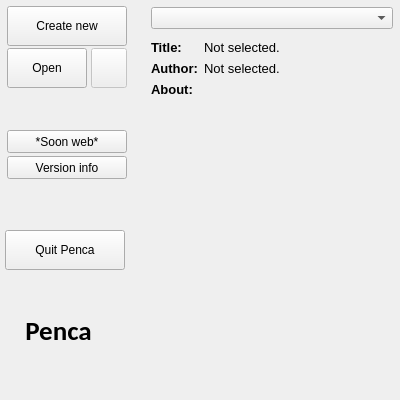
<?xml version="1.0" encoding="UTF-8"?>
<ui version="4.0">
 <class>MainWindow</class>
 <widget class="QWidget" name="MainWindow">
  <property name="windowModality">
   <enum>Qt::WindowModal</enum>
  </property>
  <property name="geometry">
   <rect>
    <x>0</x>
    <y>0</y>
    <width>400</width>
    <height>400</height>
   </rect>
  </property>
  <property name="minimumSize">
   <size>
    <width>400</width>
    <height>400</height>
   </size>
  </property>
  <property name="maximumSize">
   <size>
    <width>400</width>
    <height>600</height>
   </size>
  </property>
  <property name="windowTitle">
   <string>Welcome!</string>
  </property>
  <property name="windowIcon">
   <iconset>
    <normaloff>:/icons/HI_Pencil.png</normaloff>:/icons/HI_Pencil.png</iconset>
  </property>
  <property name="styleSheet">
   <string notr="true"/>
  </property>
  <widget class="QWidget" name="centralWidget">
   <property name="geometry">
    <rect>
     <x>0</x>
     <y>0</y>
     <width>406</width>
     <height>374</height>
    </rect>
   </property>
   <layout class="QHBoxLayout" name="horizontalLayout">
    <property name="leftMargin">
     <number>5</number>
    </property>
    <property name="rightMargin">
     <number>13</number>
    </property>
    <item>
     <widget class="QWidget" name="widget" native="true">
      <property name="minimumSize">
       <size>
        <width>140</width>
        <height>0</height>
       </size>
      </property>
      <widget class="QPushButton" name="newButton">
       <property name="geometry">
        <rect>
         <x>2</x>
         <y>6</y>
         <width>120</width>
         <height>40</height>
        </rect>
       </property>
       <property name="minimumSize">
        <size>
         <width>120</width>
         <height>40</height>
        </size>
       </property>
       <property name="maximumSize">
        <size>
         <width>120</width>
         <height>40</height>
        </size>
       </property>
       <property name="toolTip">
        <string>Create a new project</string>
       </property>
       <property name="text">
        <string>Create new</string>
       </property>
       <property name="icon">
        <iconset resource="../../icn/reso.qrc">
         <normaloff>:/icons/32x32/book-2.png</normaloff>:/icons/32x32/book-2.png</iconset>
       </property>
       <property name="iconSize">
        <size>
         <width>25</width>
         <height>40</height>
        </size>
       </property>
       <property name="flat">
        <bool>false</bool>
       </property>
      </widget>
      <widget class="QPushButton" name="openButton">
       <property name="geometry">
        <rect>
         <x>2</x>
         <y>48</y>
         <width>80</width>
         <height>40</height>
        </rect>
       </property>
       <property name="minimumSize">
        <size>
         <width>80</width>
         <height>40</height>
        </size>
       </property>
       <property name="maximumSize">
        <size>
         <width>80</width>
         <height>40</height>
        </size>
       </property>
       <property name="toolTip">
        <string>Open the selected project</string>
       </property>
       <property name="text">
        <string>Open</string>
       </property>
       <property name="icon">
        <iconset resource="../../icn/reso.qrc">
         <normaloff>:/icons/32x32/folder-2.png</normaloff>:/icons/32x32/folder-2.png</iconset>
       </property>
       <property name="iconSize">
        <size>
         <width>25</width>
         <height>40</height>
        </size>
       </property>
       <property name="flat">
        <bool>false</bool>
       </property>
      </widget>
      <widget class="QLabel" name="label">
       <property name="geometry">
        <rect>
         <x>8</x>
         <y>310</y>
         <width>91</width>
         <height>41</height>
        </rect>
       </property>
       <property name="font">
        <font>
         <family>Calibri</family>
         <pointsize>20</pointsize>
         <weight>75</weight>
         <bold>true</bold>
        </font>
       </property>
       <property name="text">
        <string>Penca</string>
       </property>
       <property name="alignment">
        <set>Qt::AlignCenter</set>
       </property>
      </widget>
      <widget class="QPushButton" name="removeButton">
       <property name="enabled">
        <bool>false</bool>
       </property>
       <property name="geometry">
        <rect>
         <x>86</x>
         <y>48</y>
         <width>36</width>
         <height>40</height>
        </rect>
       </property>
       <property name="minimumSize">
        <size>
         <width>36</width>
         <height>40</height>
        </size>
       </property>
       <property name="maximumSize">
        <size>
         <width>36</width>
         <height>40</height>
        </size>
       </property>
       <property name="toolTip">
        <string>Delete the selected project</string>
       </property>
       <property name="text">
        <string/>
       </property>
       <property name="icon">
        <iconset resource="../../icn/reso.qrc">
         <normaloff>:/icons/32x32/bin-2.png</normaloff>:/icons/32x32/bin-2.png</iconset>
       </property>
       <property name="iconSize">
        <size>
         <width>25</width>
         <height>35</height>
        </size>
       </property>
       <property name="flat">
        <bool>false</bool>
       </property>
      </widget>
      <widget class="QPushButton" name="webButton">
       <property name="geometry">
        <rect>
         <x>2</x>
         <y>130</y>
         <width>120</width>
         <height>23</height>
        </rect>
       </property>
       <property name="minimumSize">
        <size>
         <width>120</width>
         <height>0</height>
        </size>
       </property>
       <property name="text">
        <string>*Soon web*</string>
       </property>
       <property name="icon">
        <iconset>
         <normaloff>:/icons/browser_window.png</normaloff>:/icons/browser_window.png</iconset>
       </property>
       <property name="flat">
        <bool>false</bool>
       </property>
      </widget>
      <widget class="QPushButton" name="versionButton">
       <property name="geometry">
        <rect>
         <x>2</x>
         <y>156</y>
         <width>120</width>
         <height>23</height>
        </rect>
       </property>
       <property name="minimumSize">
        <size>
         <width>120</width>
         <height>0</height>
        </size>
       </property>
       <property name="text">
        <string>Version info</string>
       </property>
       <property name="icon">
        <iconset>
         <normaloff>:/icons/information_information.png</normaloff>:/icons/information_information.png</iconset>
       </property>
       <property name="flat">
        <bool>false</bool>
       </property>
      </widget>
      <widget class="QPushButton" name="quitButton">
       <property name="geometry">
        <rect>
         <x>0</x>
         <y>230</y>
         <width>120</width>
         <height>40</height>
        </rect>
       </property>
       <property name="minimumSize">
        <size>
         <width>120</width>
         <height>40</height>
        </size>
       </property>
       <property name="maximumSize">
        <size>
         <width>120</width>
         <height>40</height>
        </size>
       </property>
       <property name="toolTip">
        <string>Quit the app</string>
       </property>
       <property name="text">
        <string>Quit Penca</string>
       </property>
       <property name="icon">
        <iconset resource="../../icn/reso.qrc">
         <normaloff>:/icons/32x32/browser-close-2.png</normaloff>:/icons/32x32/browser-close-2.png</iconset>
       </property>
       <property name="iconSize">
        <size>
         <width>25</width>
         <height>40</height>
        </size>
       </property>
       <property name="flat">
        <bool>false</bool>
       </property>
      </widget>
     </widget>
    </item>
    <item>
     <layout class="QVBoxLayout" name="verticalLayout">
      <property name="topMargin">
       <number>7</number>
      </property>
      <property name="bottomMargin">
       <number>11</number>
      </property>
      <item>
       <widget class="QComboBox" name="openList"/>
      </item>
      <item>
       <layout class="QFormLayout" name="formLayout">
        <property name="fieldGrowthPolicy">
         <enum>QFormLayout::AllNonFixedFieldsGrow</enum>
        </property>
        <property name="horizontalSpacing">
         <number>6</number>
        </property>
        <property name="verticalSpacing">
         <number>6</number>
        </property>
        <property name="topMargin">
         <number>5</number>
        </property>
        <item row="0" column="0">
         <widget class="QLabel" name="label_2">
          <property name="font">
           <font>
            <family>MS Shell Dlg 2</family>
            <pointsize>10</pointsize>
            <weight>75</weight>
            <italic>false</italic>
            <bold>true</bold>
           </font>
          </property>
          <property name="text">
           <string>Title:</string>
          </property>
         </widget>
        </item>
        <item row="1" column="0">
         <widget class="QLabel" name="label_3">
          <property name="font">
           <font>
            <family>MS Shell Dlg 2</family>
            <pointsize>10</pointsize>
            <weight>75</weight>
            <italic>false</italic>
            <bold>true</bold>
           </font>
          </property>
          <property name="text">
           <string>Author:</string>
          </property>
         </widget>
        </item>
        <item row="2" column="0">
         <widget class="QLabel" name="label_4">
          <property name="font">
           <font>
            <family>MS Shell Dlg 2</family>
            <pointsize>10</pointsize>
            <weight>75</weight>
            <italic>false</italic>
            <bold>true</bold>
           </font>
          </property>
          <property name="text">
           <string>About:</string>
          </property>
         </widget>
        </item>
        <item row="0" column="1">
         <widget class="QLabel" name="titleLabel">
          <property name="font">
           <font>
            <family>MS Shell Dlg 2</family>
            <pointsize>10</pointsize>
            <weight>50</weight>
            <bold>false</bold>
           </font>
          </property>
          <property name="text">
           <string>Not selected.</string>
          </property>
         </widget>
        </item>
        <item row="1" column="1">
         <widget class="QLabel" name="authorLabel">
          <property name="font">
           <font>
            <family>MS Shell Dlg 2</family>
            <pointsize>10</pointsize>
            <weight>50</weight>
            <bold>false</bold>
           </font>
          </property>
          <property name="text">
           <string>Not selected.</string>
          </property>
         </widget>
        </item>
       </layout>
      </item>
      <item>
       <widget class="QTextEdit" name="aboutTextEdit">
        <property name="minimumSize">
         <size>
          <width>0</width>
          <height>250</height>
         </size>
        </property>
        <property name="font">
         <font>
          <family>MS Shell Dlg 2</family>
          <pointsize>10</pointsize>
         </font>
        </property>
        <property name="styleSheet">
         <string notr="true">background-color: rgba(255, 255, 255, 0);</string>
        </property>
        <property name="frameShape">
         <enum>QFrame::NoFrame</enum>
        </property>
        <property name="readOnly">
         <bool>true</bool>
        </property>
       </widget>
      </item>
     </layout>
    </item>
   </layout>
  </widget>
 </widget>
 <resources>
  <include location="../../icn/reso.qrc"/>
 </resources>
 <connections/>
</ui>
